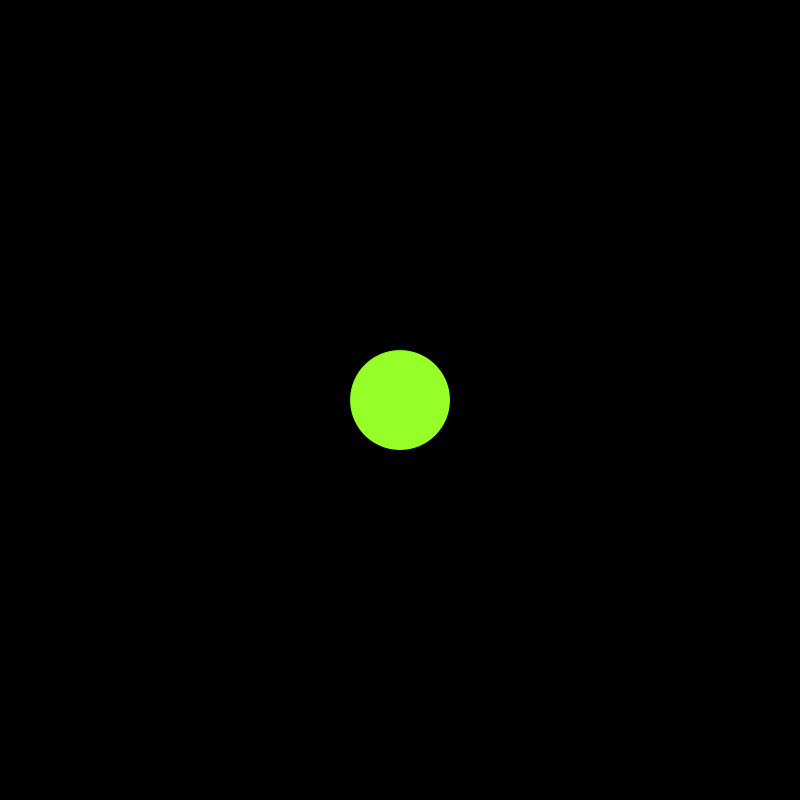
Frame 1 (no input)
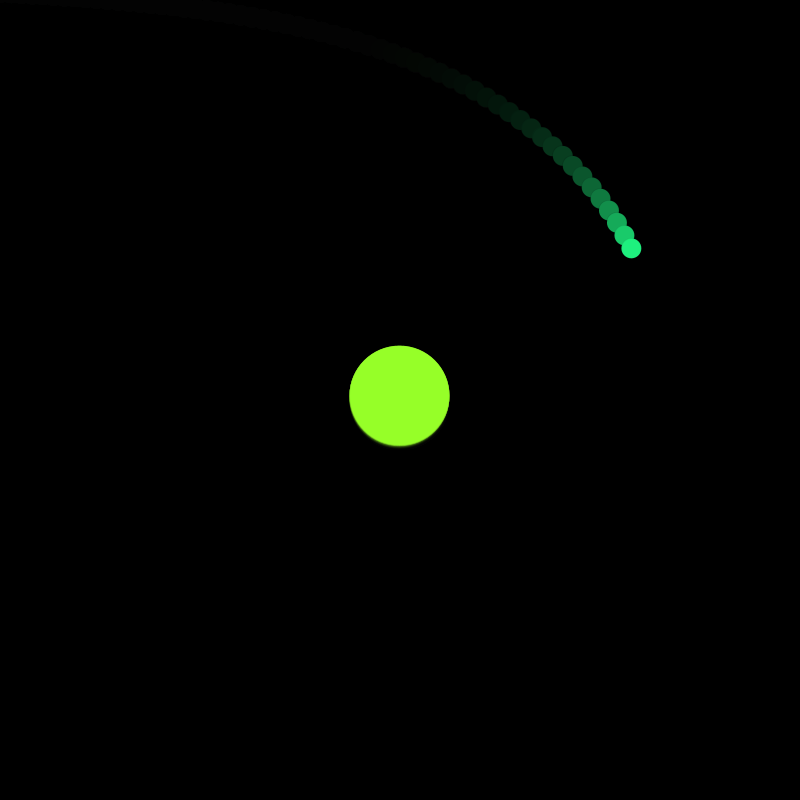
Frame 60 (the mouse pressed at the canvas centre just before this capture)
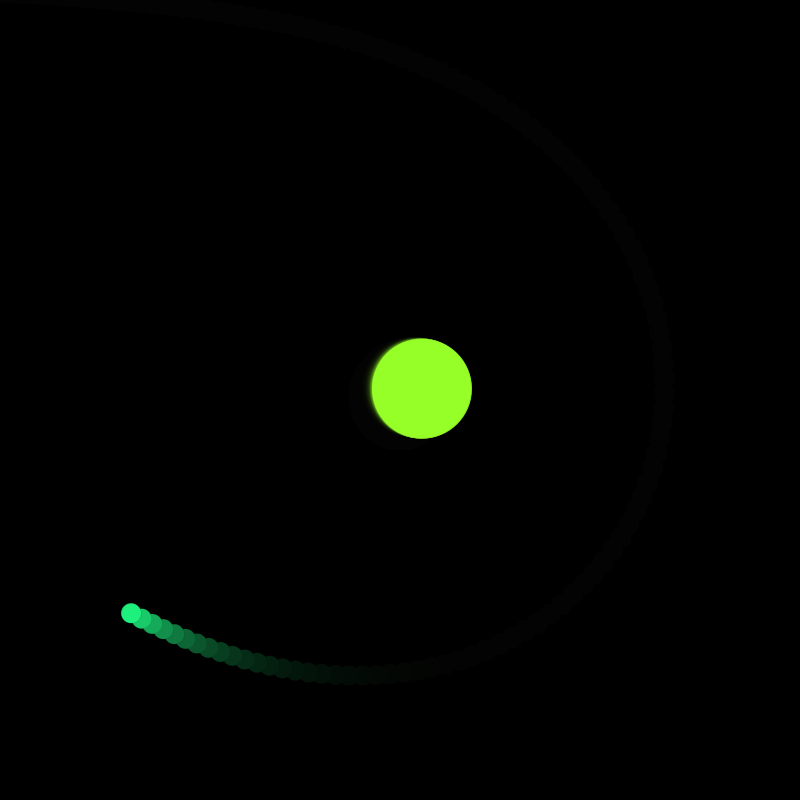
Frame 120 (the mouse held since frame 60 and released just before this capture)

The Processing sketch that drew these frames (run headless with seeded random() and noise(); from frame 60 on, the mouse is pressed at the canvas centre):

// Processing sketch: Oribts
// ── Oribts.pde
final float G = 9.8;

boolean checkCollision = true;

ArrayList<Object> p = new ArrayList<Object>();

void setup() {
  size(800, 800);
  frameRate(120);

  background(0);
  // new Object(x, y, xs, ys, r, m, color);
  p.add(new Object(400, 400, 0, 0, 50, 1000, color(150, 255, 40), true));
  p.add(new Object(-10, -8, 10.5, .5, 10, 20, color(30, 240, 126), true));
}

void draw() {
  // background(0);
  fill(0, 40);
  rect(-10, -10, width+20, height+20);

  for (int i = 0; i < p.size(); i++) {
    p.get(i).display();

    for (int j = 0; j < p.size(); j++) {
      if (i!=j) {
        gravitate(p.get(i), p.get(j));
      }
    }

    p.get(i).move();
  }
}

void gravitate(Object o1, Object o2) {
  float F = G*o1.m*o2.m/(sq(dist(o1.x, o1.y, o2.x, o2.y)));
  float m = 0;

  try {
    m = (o1.y-o2.y)/(o1.x-o2.x);
  } 
  catch (ArithmeticException e) {
  }

  float a1 = (float) (F/o1.m);
  float a2 = (float) (F/o2.m);
  float x = F*sqrt(1/(1+sq(m)));
  float y = m*x;

  short d = (short) (o2.x > o1.x ? -1:1);

  if (!checkCollision || (dist(o1.x, o1.y, o2.x, o2.y) > o1.r+o2.r)) {
    o1.xs+=x*a1*-d;
    o1.ys+=y*a1*-d;
    o2.xs+=x*a2*d;
    o2.ys+=y*a2*d;
  } else {
    o1.display(color(255));
    o2.display(color(255));
  }
}

void mouseClicked() {
  p.clear();
  p.add(new Object(400, 400, 0, 0, 50, 1000, color(150, 255, 40), true));
  p.add(new Object(-10, -8, 10.5, .5, 10, 20, color(30, 240, 126), true));
}

void keyReleased() {
  if (key == 'n') {
    p.add(new Object(mouseX, mouseY, 0, 0, 20, 50, color(170, 150, 230), true));
  } else if (key == 'c') {
    p.clear();
  } else if (key == '1') {
    p.add(new Object(mouseX, mouseY, 1, 0, 20, 50, color(255, 255, 0), true));
  } else if (key == '2') {
    p.add(new Object(mouseX, mouseY, -1, 0, 20, 50, color(255, 0, 255), true));
  } else if (key == '3') {
    p.add(new Object(mouseX, mouseY, 0, 1, 20, 50, color(0, 255, 255), true));
  } else if (key == '4') {
    p.add(new Object(mouseX, mouseY, 0, -1, 20, 50, color(255, 0, 0), true));
  }
}

class Object {
  float x, y;
  float r, m;
  float xs, ys;
  color c;

  boolean moveable;

  Object (float x, float y, float xs, float ys, float r, float m, color c, boolean isMoveable) {
    this.x = x;
    this.y = y;
    this.xs = xs;
    this.ys = ys;
    this.r = r;
    this.m = m;
    this.c = c;
    this.moveable = isMoveable;
  }

  void display() {
    display(c);
  }

  void display(color C) {
    noStroke();
    strokeWeight(1);
    stroke(0, 0, 0, 20);
    fill(C);
    ellipse(x, y, 2*r, 2*r);
  }

  void move() {
    if (moveable) {
      x+=xs;
      y+=ys;
    }
  }
}
